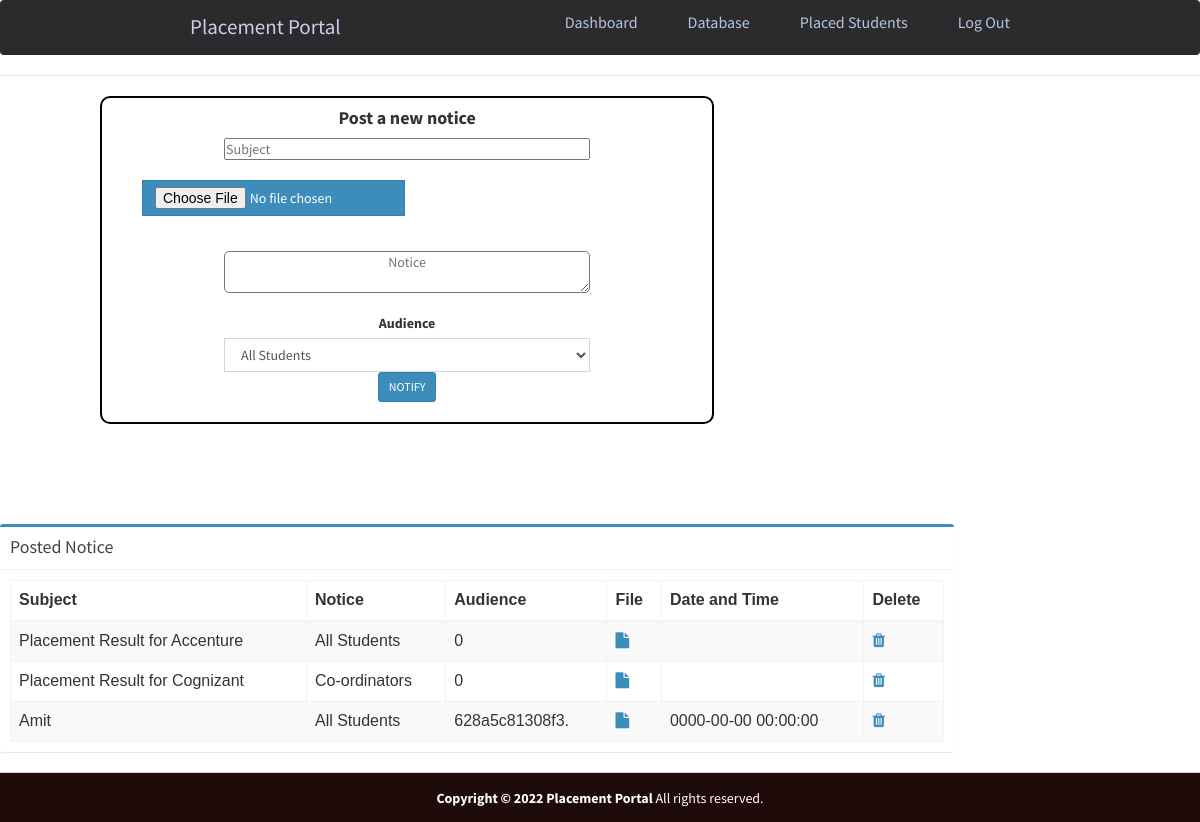
The app's page /admin/postnotice.php with its own data.
### tables this page shows
CREATE TABLE `notice` (
  `id` int(11) NOT NULL,
  `subject` varchar(250) NOT NULL,
  `notice_file` varchar(100) NOT NULL,
  `notice` varchar(255) DEFAULT NULL,
  `audience` varchar(255) DEFAULT NULL,
  `date` datetime DEFAULT NULL,
  `hash` varchar(255) DEFAULT NULL
);

### admin/postnotice.php (the view, shortened to what this page needs)
<?php
require_once("../db.php");
?>
<!DOCTYPE html>
<html>
<head>
    <link rel="stylesheet" href="https://cdnjs.cloudflare.com/ajax/libs/twitter-bootstrap/3.3.7/css/bootstrap.min.css">
    <link rel="stylesheet" href="https://cdnjs.cloudflare.com/ajax/libs/font-awesome/4.7.0/css/font-awesome.min.css">
    <link rel="stylesheet" href="https://cdnjs.cloudflare.com/ajax/libs/ionicons/2.0.1/css/ionicons.min.css">
    <link rel="stylesheet" href="../css/AdminLTE.min.css">
    <link rel="stylesheet" href="../css/_all-skins.min.css">
    <link rel="stylesheet" href="../css/custom.css">
</head>
<body class="hold-transition skin-green sidebar-mini">
    <?php
    include 'header.php';
    ?>
    <div class="row">
        <div class="col-xs-6 responsive">
            <section>
                <form class="centre " action="" method="POST">
                    <div>
                        <h4><strong> Post a new notice</strong></h4>
                    </div>
                    <div>
                        <input id="subject" placeholder="Subject" type="text" name="subject" style="margin:auto">
                    </div>
                    <div id="file" class="form-group">
                        <input type="file" name="notice_file" class="btn btn-flat btn-primary">
                    </div>
                    <br>
                    <div class="form-group mt-3">
                        <textarea style="top:80px " type="input" class="input" name="input" id="input" placeholder="Notice" required></textarea>
                    </div>
                    <div class="form-group text-center option">
                        <label>Audience </label>
                        <select class="form-control select2 select2-hidden-accessible" style="width: 100%" tabindex="-1" aria-hidden="true" class="input" name="audience">
                            <option class="option" value="All Students">All Students</option>
                        </select>
                    </div>
                    <div class="text-center">
                        <button class="btn btn-primary btn-sm" id="submit" name="submit" type="submit1">NOTIFY</button>
                    </div><br>
                </form>
        </div>
        <div class="col-xs-5 responsive2 ">
            <div class="box box-primary ">
                <div class="box-header with-border">
                    <h3 class="box-title">Posted Notice</h3>
                </div>
                <div class="box-body">
                    <table id="example1" class="table table-bordered table-striped">
                        <thead>
                            <tr>
                                <th>Subject</th>
                                <th>Notice</th>
                                <th>Audience</th>
                                <th>File</th>
                                <th>Date and Time</th>
                                <th>Delete</th>
                            </tr>
                        </thead>
                        <tbody>
                            <?php
                            $sql = "SELECT * FROM notice";
                            $result = $conn->query($sql);
                            if ($result->num_rows > 0) {
                                while ($row = $result->fetch_assoc()) {
                            ?>
                                    <td><?php echo $row['subject']; ?></td>
                                    <td><?php echo $row['notice']; ?></td>
                                    <td><?php echo $row['audience']; ?></td>
                                    <?php if ($row['notice_file'] != '') { ?>
                                        <td><a href="../uploads/resume/<?php echo $row['notice_file']; ?>" download="<?php echo 'Notice'; ?>"><i class="fa fa-file"></i></a></td>
                                    <?php } else { ?>
                                        <td>No Resume Uploaded</td>
                                    <?php } ?>
                                    <td><?php echo $row['date']; ?></td>
                                    <td><a id="delete" href="deletenotice.php?id=<?php echo $row['id']; ?>"><i class="fa fa-trash"></i></a></td>
                                    </tr><?php
                                        }
                                    }
                                            ?>
                        </tbody>
                    </table>
                </div>
            </div>
        </div>
    </div>
    <footer class="main-footer" style="margin:auto;margin-bottom: 0px; padding:15px;
  width: 100%;
  height: 50px; position:absolute; background-color:#1f0a0a; color:white">
        <div class="text-center">
            <strong>Copyright &copy; 2022 Placement Portal</strong> All rights
            reserved.
        </div>
    </footer>
</body>
</html>

### css/custom.css (style rules this page uses)
.box { font-size: medium; font-family: sans-serif; }

### admin/header.php (style rules this page uses)
* { margin: 0; padding: 0; box-sizing: border-box; }
html { font-size: 62.5%; font-family: 'Roboto', sans-serif; }
a { text-decoration: none; }

### admin/postnotice.php (style rules this page uses)
#file { margin-left: 40px; margin-top: 20px; }
body { background-color: white; }
.centre { margin: 20px 30px 100px 20px; text-align: center; height: 450px; width: 700px; border: 2px solid black; border-radius: 10px; display: inline-block; }
#subject { width: 86%; }
.option { width: 30%; margin: auto; }
.input { height: 200px; width: 600px; border-radius: 5px; background-color: white; text-align: center; }
@media screen and (max-width: 1447px) { .centre { height: 105%; width: 105%; margin-left: 100px; } }
@media screen and (max-width: 1447px) { .responsive2 { margin: auto; display: block; height: 80%; width: 80%; margin: auto; } }
@media screen and (max-width: 1447px) { #subject { height: 60%; width: 60%; margin: auto; } }
@media screen and (max-width: 1447px) { .option { height: 60%; width: 60%; margin: auto; } }
@media screen and (max-width: 1447px) { .input { height: 80%; width: 60%; margin: auto; } }

### records on screen
notice: subject "Placement Result for Accenture", notice "All Students", audience "0"
notice: subject "Placement Result for Cognizant", notice "Co-ordinators", audience "0"
notice: subject "Amit", notice "All Students", audience "628a5c81308f3.", date "0000-00-00 00:00:00"
